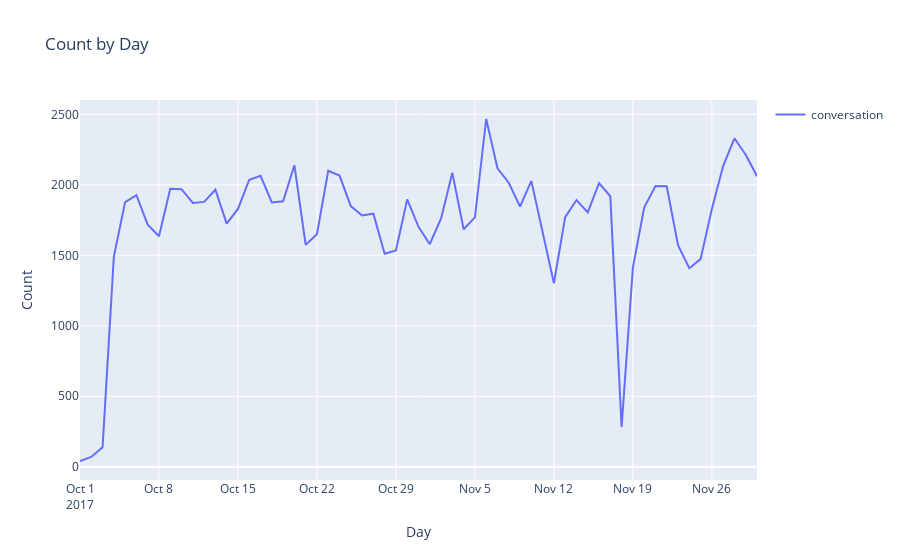

The cell this chart's notebook holds for it:
### Markdown cell above
### **Timeline**
### With datetime metadata in this corpus, we can plot some timelines to view the historical activities.

### Code cell
# corpora['CS'].viz.timeline('created_at', freq='1D')
corpora['CS'].viz.timeline('created_at', freq='1D', meta_name='conversation')
